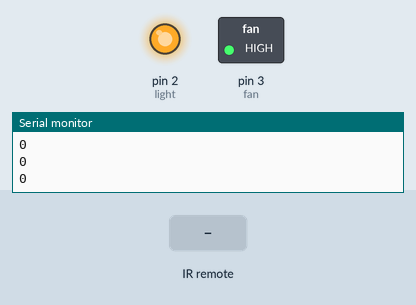
This sketch was run on a simulated Arduino Uno, built with avr-gcc and run on an emulated ATmega328P. Shown: switched loads named in the sketch (green lamp = pin HIGH), output pins drawn as LEDs (lit = HIGH), the last lines printed to the serial monitor. The test bench sets the inputs (shaded band).

Above: at 1.2 s.
1.3 s: infrared code 0x50374394 received
At 1.7 s:
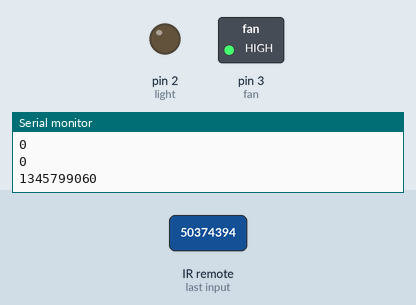
2.8 s: infrared code 0x88185632 received
At 4.0 s:
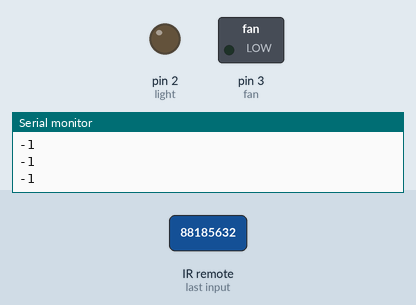
4.3 s: infrared code 0x20DFC33C received
At 5.2 s:
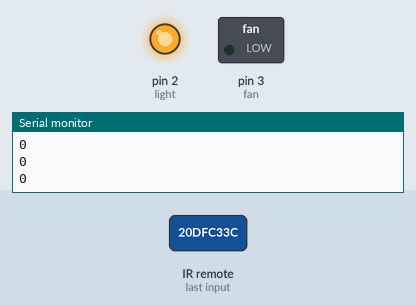
5.8 s: infrared code 0x20DF837C received
At 6.3 s:
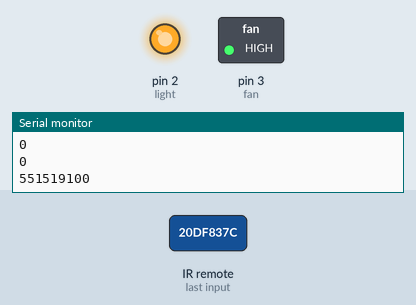
Timing chart, 0 to 8.3 s (numbered marks = the images above; inputs shaded):
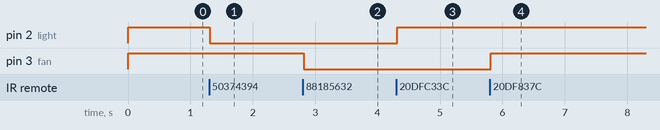

Measured:
- after the input at 1.3 s, pin 2 (light): HIGH → LOW at once
- after the input at 2.8 s, pin 3 (fan): HIGH → LOW at once
- after the input at 4.3 s, pin 2 (light): LOW → HIGH at once
- after the input at 5.8 s, pin 3 (fan): LOW → HIGH at once

The sketch:

IrReciever.ino
```cpp
#include <IRremote.h>
int input_pin = 8; //set D10 as input signal pin
int fan = 3;
int light = 2;
unsigned long prev, current;
IRrecv irrecv(input_pin);
decode_results signals;
void setup()
{
    Serial.begin(9600);
    irrecv.enableIRIn(); // enable input from IR receiver
    pinMode(light, OUTPUT);
    pinMode(fan, OUTPUT);
    digitalWrite(light,HIGH);
    digitalWrite(fan,HIGH);
}
int flag = 0;
int flag1 = 0;
void loop() {
if (irrecv.decode(&signals)) {
        Serial.println(signals.value);
        if((signals.value == 1345799060 and flag == 0) or (signals.value == 551535420 and flag == 0)){
          digitalWrite(light,LOW);
          flag = ~flag;
          delay(500);
        }
        else if((signals.value == 1345799060 and flag == -1) or (signals.value == 551535420 and flag == -1)){
          digitalWrite(light,HIGH);
          flag = ~flag;
          delay(500);
        }
        if((signals.value == 2283296306 and flag1 == 0) or (signals.value == 551519100 and flag1 == 0)){
          digitalWrite(fan,LOW);
          flag1 = ~flag1;
          delay(500);
        }
        else if((signals.value == 2283296306 and flag1 == -1) or (signals.value == 551519100 and flag1 == -1)){
          digitalWrite(fan,HIGH);
          flag1 = ~flag1;
          delay(500);
        }
        if(((signals.value == 1253111734 ) or (signals.value == 551502780)) and flag == 0){
          prev=millis();
          digitalWrite(light,LOW);
          delay(1000);
          digitalWrite(light,HIGH);
        }
        if(((signals.value == 1253111734 ) or (signals.value == 551502780)) and flag == -1){
          prev=millis();
          digitalWrite(light,HIGH);
          delay(1000);
          digitalWrite(light,LOW);
        }

        irrecv.resume(); // get the next signal
    }
    current= millis();
        if(current-prev >= 600000 and current-prev <= 601000){
          if(flag == 0){
            digitalWrite(light,LOW);
            delay(1100);
          }
          else if(flag == -1){
          digitalWrite(light,HIGH);
          delay(1100);
          }
          flag = ~flag;
        }
    Serial.println(flag);
}
```
